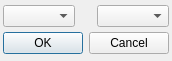
<?xml version="1.0" encoding="UTF-8"?>
<ui version="4.0">
 <class>SwapLayout2DDialog</class>
 <widget class="QDialog" name="SwapLayout2DDialog">
  <property name="geometry">
   <rect>
    <x>0</x>
    <y>0</y>
    <width>172</width>
    <height>61</height>
   </rect>
  </property>
  <property name="windowTitle">
   <string>Dialog</string>
  </property>
  <layout class="QVBoxLayout" name="verticalLayout">
   <property name="spacing">
    <number>3</number>
   </property>
   <property name="leftMargin">
    <number>3</number>
   </property>
   <property name="topMargin">
    <number>3</number>
   </property>
   <property name="rightMargin">
    <number>3</number>
   </property>
   <property name="bottomMargin">
    <number>3</number>
   </property>
   <item>
    <layout class="QHBoxLayout" name="horizontalLayout">
     <item>
      <widget class="QComboBox" name="swap1comboBox"/>
     </item>
     <item>
      <widget class="QLabel" name="swaplabel">
       <property name="text">
        <string/>
       </property>
      </widget>
     </item>
     <item>
      <widget class="QComboBox" name="swap2comboBox"/>
     </item>
    </layout>
   </item>
   <item>
    <widget class="QDialogButtonBox" name="buttonBox">
     <property name="orientation">
      <enum>Qt::Horizontal</enum>
     </property>
     <property name="standardButtons">
      <set>QDialogButtonBox::Cancel|QDialogButtonBox::Ok</set>
     </property>
    </widget>
   </item>
  </layout>
 </widget>
 <resources/>
 <connections>
  <connection>
   <sender>buttonBox</sender>
   <signal>accepted()</signal>
   <receiver>SwapLayout2DDialog</receiver>
   <slot>accept()</slot>
   <hints>
    <hint type="sourcelabel">
     <x>248</x>
     <y>254</y>
    </hint>
    <hint type="destinationlabel">
     <x>157</x>
     <y>274</y>
    </hint>
   </hints>
  </connection>
  <connection>
   <sender>buttonBox</sender>
   <signal>rejected()</signal>
   <receiver>SwapLayout2DDialog</receiver>
   <slot>reject()</slot>
   <hints>
    <hint type="sourcelabel">
     <x>316</x>
     <y>260</y>
    </hint>
    <hint type="destinationlabel">
     <x>286</x>
     <y>274</y>
    </hint>
   </hints>
  </connection>
 </connections>
</ui>
